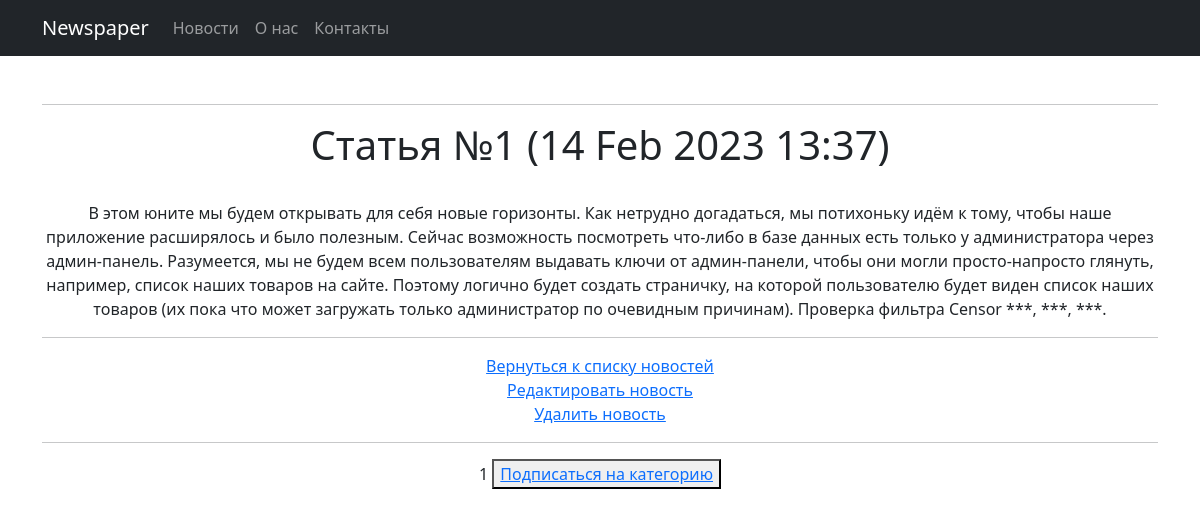
The page /news/1 (signed in) on the database its author committed.
### news/models.py (models this page shows, shortened)
class Post(models.Model):
    author = models.ForeignKey(Author, on_delete=models.CASCADE)
    NEWS = 'NW'
    ARTICLE = 'AR'
    CATEGORY_CHOICES = (
        (NEWS, 'Новость'),
        (ARTICLE, 'Статья')
    )
    categoryType = models.CharField(max_length=2, choices=CATEGORY_CHOICES, default=ARTICLE)
    dateCreation = models.DateTimeField(auto_now_add=True)
    postCategory = models.ManyToManyField(Category, through='PostCategory')
    title = models.CharField(max_length=128)
    text = models.TextField()
    rating = models.SmallIntegerField(default=0)

### news/views.py (the view, shortened to what this page needs)
# urls.py: path('<int:pk>', cache_page(60*10)(NewsDetail.as_view()), name='post'),
class NewsDetail(LoginRequiredMixin, DetailView):
    model = Post
    template_name = "post.html"
    context_object_name = "post"

### news/templatetags/custom_filters.py (called while the page is built)
@register.filter(name='censor')
def censor(value, arg):
    for word in censor_words:
        value = str(value).replace(word, "***")
    return str(value)

### templates/post.html (shortened to what this page needs)
{% extends 'flatpages/default.html' %}
{% load custom_filters %}
{% block content %}
<h1>{{ post.title | censor:post.title }} ({{ post.dateCreation | date:'d M Y H:i' }})</h1>
<br>
<span>{{ post.text | censor:post.text }}</span>
<hr>
<a href="{% url 'post_list' %}">Вернуться к списку новостей</a><br>
<a href="{% url 'news_edit' post.id %}">Редактировать новость</a><br>
<a href="{% url 'news_delete' post.id %}">Удалить новость</a>
<hr>
<span>{{ post.id }}</span>
<button> <a href="{% url 'subscribe' post.id %}">Подписаться на категорию </a> </button>
{% endblock content %}

### rows shown on the page
Post: title|censor "Статья №1", dateCreation "14 Feb 2023 13:37", text|censor "В этом юните мы будем открывать для себя новые горизонты. Как нетрудно догадаться, мы потихоньку идём к тому, чтобы наше приложение расширялось и было полезным. Сейчас возможность посмотреть что-либо в базе данных есть только у администратора через админ-панель. Разумеется, мы не будем всем пользователям выдавать ключи от админ-панели, чтобы они могли просто-напросто глянуть, например, список наших товаров на сайте. Поэтому логично будет создать страничку, на которой пользователю будет виден список наших товаров (их пока что может загружать только администратор по очевидным причинам). Проверка фильтра Censor ***, ***, ***.", id "1"
